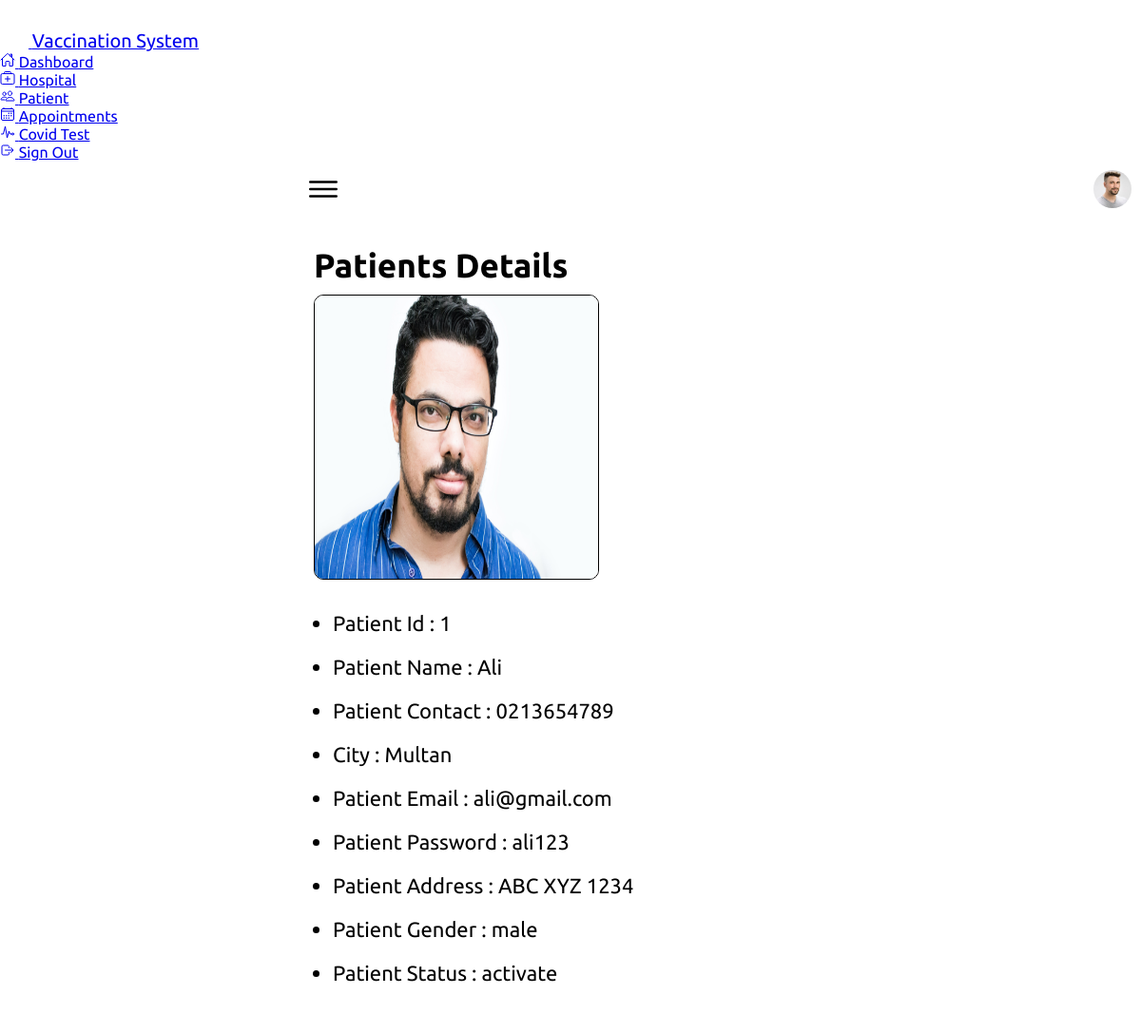
Screenshot of /Admin/view_patient.php?id=1 (signed in) with the database file from the repository.
### tables this page shows
CREATE TABLE `tbl_patient` (
  `id` int(11) NOT NULL,
  `name` varchar(50) NOT NULL,
  `contact` varchar(15) NOT NULL,
  `email` varchar(50) NOT NULL,
  `password` varchar(50) NOT NULL,
  `cid` int(11) NOT NULL,
  `address` varchar(150) NOT NULL,
  `gender` varchar(15) NOT NULL,
  `image` varchar(100) NOT NULL,
  `status` varchar(50) NOT NULL DEFAULT 'activate'
);

CREATE TABLE `tbl_city` (
  `id` int(11) NOT NULL,
  `name` varchar(50) NOT NULL
);

### Admin/view_patient.php (the view, shortened to what this page needs)
<?php
    include("connection.php");
?>
<!DOCTYPE html>
<html lang="en">
<head>
    <link rel="stylesheet" href="assets/css/index.css">
</head>
<body>
    <div class="container">
        <?php
            include("navigation.php");
        ?>
        <div class="main">
            <div class="topbar">
                <div class="toggle">
                    <ion-icon name="menu-outline"></ion-icon>
                </div>
                <div class="user">
                    <a href='profile.php'><img src="assets/imgs/customer01.jpg" alt=""></a>
                </div>
            </div>
            <div class="mainContent">
                <h2 class="title">Patients Details</h2>
                <?php
                    $query = "SELECT tbl_patient.*,tbl_city.name as 'cname' FROM tbl_patient INNER JOIN tbl_city ON tbl_patient.cid=tbl_city.id WHERE tbl_patient.id=$_GET[id]";
                    $result = mysqli_query($connection,$query);
                    $row = mysqli_fetch_assoc($result);
                ?>
                <img src="<?php echo $row['image'];?>" alt="">
                <ul>
                    <li>Patient Id : <?php echo $row['id']?></li>
                    <li>Patient Name : <?php echo $row['name']?></li>
                    <li>Patient Contact : <?php echo $row['contact']?></li>
                    <li>City : <?php echo $row['cname']?></li>
                    <li>Patient Email : <?php echo $row['email']?></li>
                    <li>Patient Password : <?php echo $row['password']?></li>
                    <li>Patient Address : <?php echo $row['address']?></li>
                    <li>Patient Gender : <?php echo $row['gender']?></li>
                    <li>Patient Status : <?php echo $row['status']?></li>
                </ul>
            </div>
        </div>
    </div>
</body>
</html>

### Admin/assets/css/index.css (style rules this page uses)
* { font-family: "Ubuntu", sans-serif; margin: 0; padding: 0; box-sizing: border-box; }
:root { --white: #fff; --gray: #f5f5f5; --black1: #222; --black2: #999; --blue:#4763e0; }
body { min-height: 100vh; overflow-x: hidden; }
.container { position: relative; width: 100%; }
.main { position: absolute; width: calc(100% - 300px); left: 300px; min-height: 100vh; background: var(--white); transition: 0.5s; }
.topbar { width: 100%; height: 60px; display: flex; justify-content: space-between; align-items: center; padding: 0 10px; }
.toggle { position: relative; width: 60px; height: 60px; display: flex; justify-content: center; align-items: center; font-size: 2.5rem; cursor: pointer; }
.user { position: relative; width: 40px; height: 40px; border-radius: 50%; overflow: hidden; cursor: pointer; }
.user img { position: absolute; top: 0; left: 0; width: 100%; height: 100%; object-fit: cover; }

### Admin/view_patient.php (style rules this page uses)
.mainContent { padding: 30px; }
.mainContent .title { font-size: 35px; }
.mainContent ul { padding: 0px 20px; }
.mainContent ul li { margin: 20px 0px; font-size: 22px; }
.mainContent img { height: 300px; width: 300px; margin: 10px 0px; border: 1px solid #000; border-radius: 10px; }

### rows the page displays
tbl_patient: image (placeholder picture), id "1", name "Ali", contact "0213654789", tbl_city.name "Multan", email "ali@gmail.com", password "ali123", address "ABC XYZ 1234", gender "male", status "activate"
